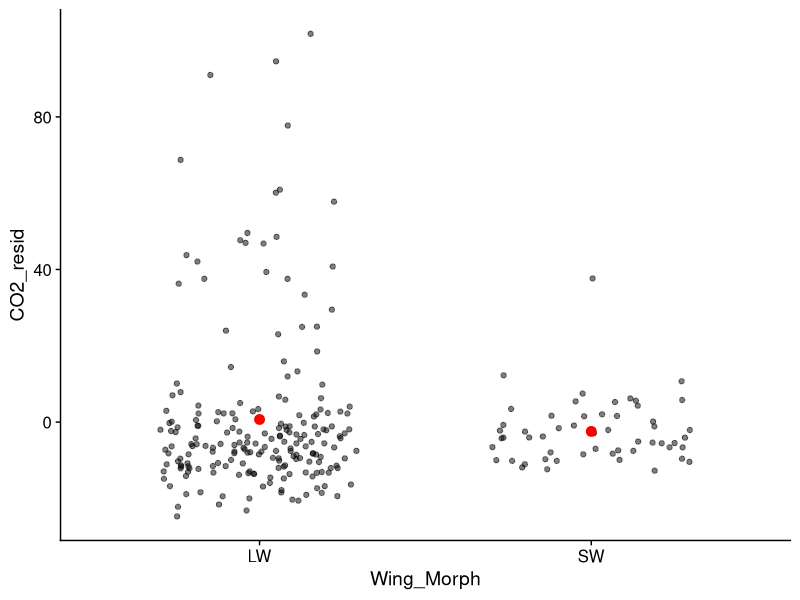
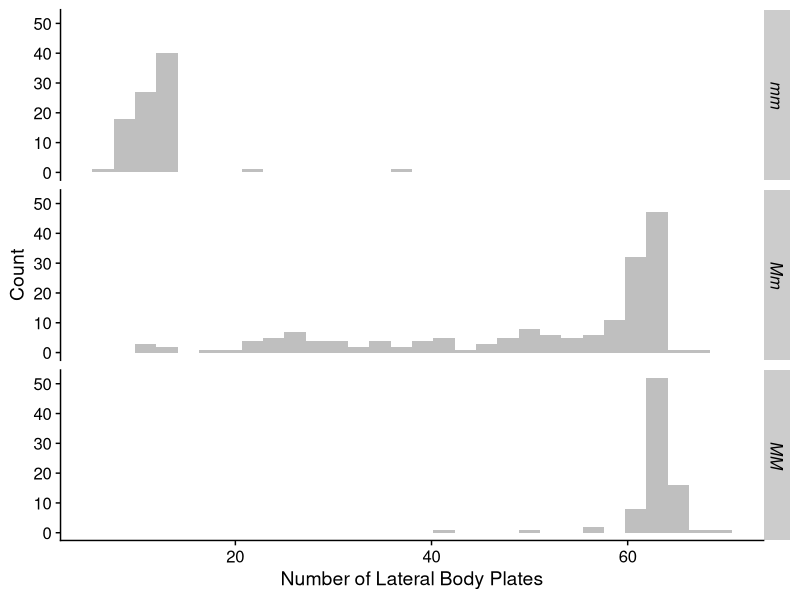
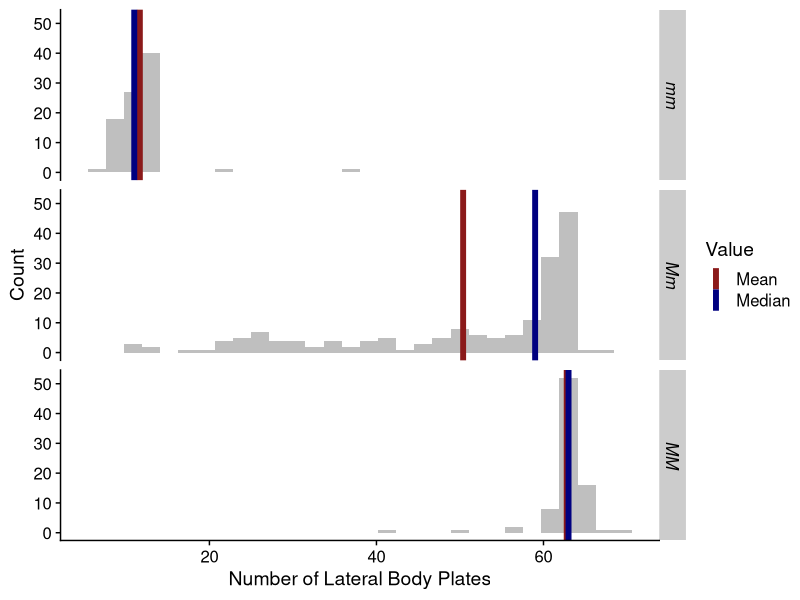
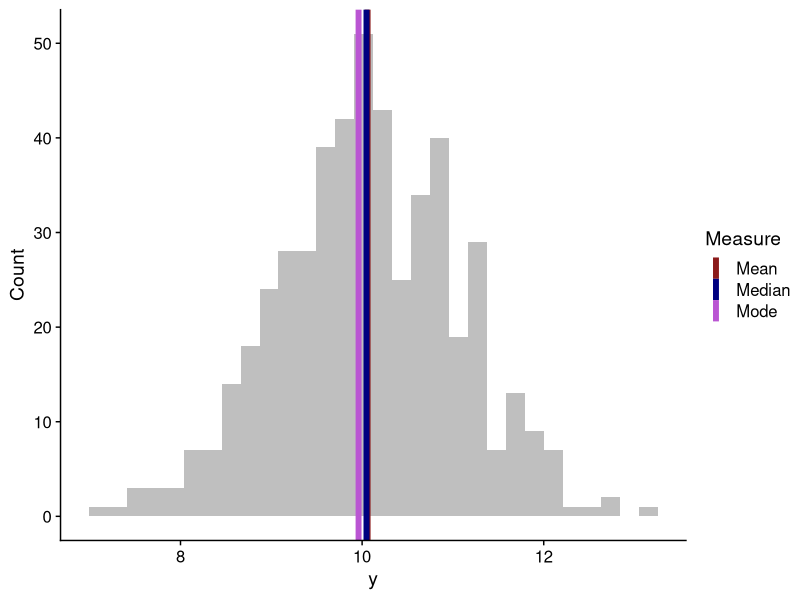
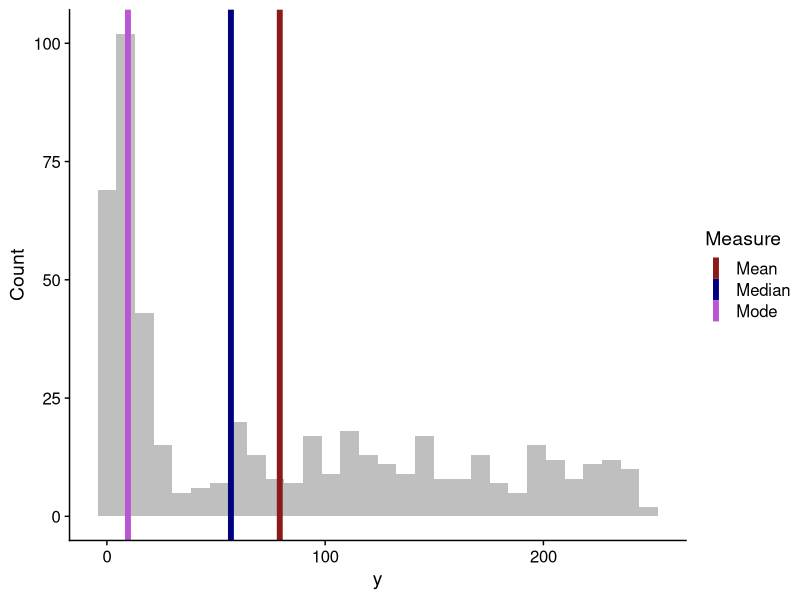
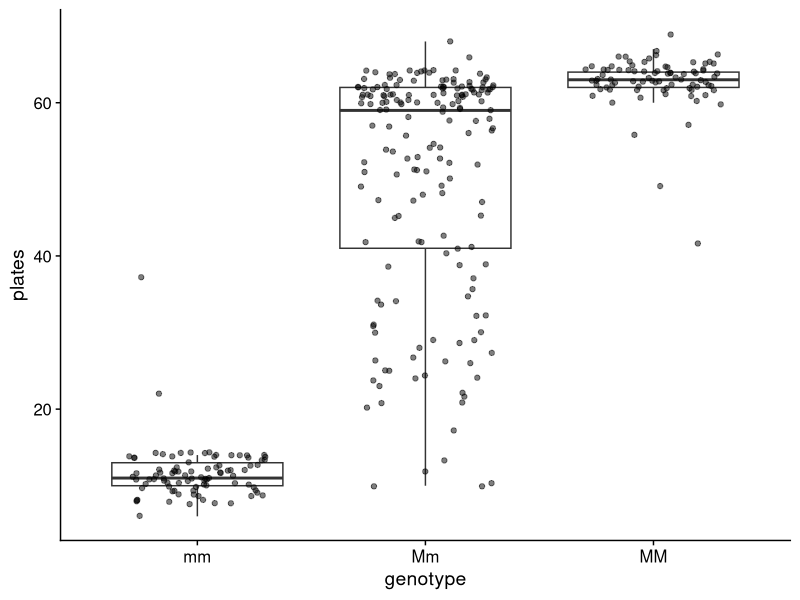
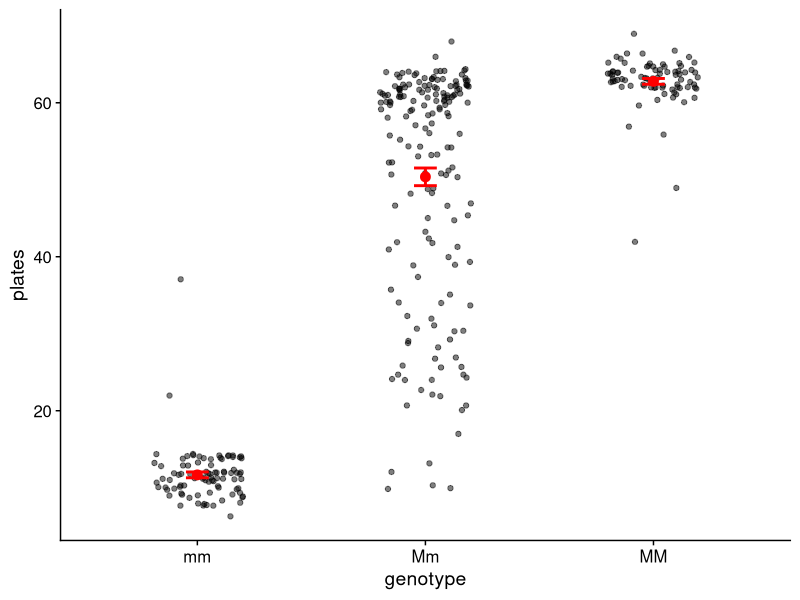

R code for these plots, in order:
## ---- chunk 1
#| label: setup
#| message: false
#| warning: false

library(tidyverse)
library(cowplot)

theme_set(theme_cowplot())
## ---- chunk 2

CD <- read_csv("../data/Cricket_Metabolic_MassCor.csv")
CD |>
  ggplot(aes(Wing_Morph, CO2_resid)) +
  geom_point(position = position_jitter(width = 0.3), alpha = 0.5) +
  stat_summary(fun = mean, geom = "point", size = 3, color = "red") 

## ---- chunk 3
#| echo: true

1:10
median(1:10)
quantile(1:10, prob = 0.5)
## ---- chunk 4
SticklebackPlates <- read_csv("../data/Stickleback_Plates.csv",
                              show_col_types = FALSE)
## ---- chunk 5
#| echo: true

glimpse(SticklebackPlates)
## ---- chunk 6
ggplot(SticklebackPlates, aes(x = plates)) +
  geom_histogram(bins = 30, fill = "gray75") +
  facet_grid(genotype ~ .) +
  labs(x = "Number of Lateral Body Plates", y = "Count") +
  theme(strip.text = element_text(face = "italic"))
## ---- chunk 7
#| echo: true

SticklebackPlates |> 
  summarize(mean_plate = mean(plates),
            median_plate = median(plates),
            .by = genotype)
## ---- chunk 8
M <- SticklebackPlates |> 
  group_by(genotype) |> 
  summarize(Mean = mean(plates),
            Median = median(plates),
            .groups = "drop") |> 
  gather(Value, x, -genotype)

ggplot(SticklebackPlates, aes(x = plates, group = genotype)) +
  geom_histogram(bins = 30, fill = "gray75") +
  geom_vline(data = M, aes(xintercept = x, color = Value),
             linewidth = 2) +
  scale_color_manual(values = c("firebrick4", "navyblue")) +
  facet_grid(genotype ~ .) +
  labs(x = "Number of Lateral Body Plates", y = "Count") +
  theme(strip.text = element_text(face = "italic"))
## ---- chunk 9
set.seed(3246788)

mode <- function(x) {
  dd <- density(x)
  dd$x[which.max(dd$y)]
}

DD <- tibble(y = rnorm(500, 10, 1))
DD_mmm <- DD |> 
  summarize(Mean = mean(y),
            Median = median(y),
            Mode = mode(y)) |> 
  pivot_longer(cols = everything())

ggplot() +
  geom_histogram(data = DD, aes(y), bins = 30, fill = "gray75") +
  geom_vline(data = DD_mmm, aes(xintercept = value, color = name),
             linewidth = 2) +
  scale_color_manual(name = "Measure", values = c("firebrick4", "navyblue", "mediumorchid")) +
  labs(y = "Count")

## ---- chunk 10
set.seed(3246788)

DD <- tibble(y = c(rlnorm(250, 2, 1), runif(250, 50, 250)))
DD_mmm <- DD |> 
  summarize(Mean = mean(y),
            Median = median(y),
            Mode = mode(y)) |> 
  pivot_longer(cols = everything())

ggplot() +
  geom_histogram(data = DD, aes(y), bins = 30, fill = "gray75") +
  geom_vline(data = DD_mmm, aes(xintercept = value, color = name),
             linewidth = 2) +
  scale_color_manual(name = "Measure", values = c("firebrick4", "navyblue", "mediumorchid")) +
  labs(y = "Count")

## ---- chunk 11
#| echo: true

xx <- rnorm(100000)
quantile(xx, 0.84)
quantile(xx, 0.975)
## ---- chunk 12
ggplot(SticklebackPlates, aes(x = genotype, y = plates)) +
  geom_boxplot(outlier.shape = NA) +
  geom_point(position = position_jitter(width = 0.3), alpha = 0.5)
## ---- chunk 13
#| echo: true


SticklebackPlates |>
  group_by(genotype) |>
  summarise(Mean = mean(plates),
            SD = sd(plates),
            CV = 100 * sd(plates) / mean(plates))

## ---- chunk 14
#| echo: true

SEM <- function(x) {sd(x) / sqrt(length(x))}

SticklebackPlates |> 
  group_by(genotype) |> 
  summarise(SEM_plates = SEM(plates))

## ---- chunk 15
#| echo: true
#| output-location: slide 

ggplot(SticklebackPlates, aes(x = genotype, y = plates)) +
  geom_point(position = position_jitter(width = 0.2, seed = 423479),
             alpha = 0.5) +
  stat_summary(fun = mean, geom = "point", size = 3, color = "red") + 
  stat_summary(fun.data = mean_se, geom = "errorbar", width = 0.1,
               color = "red", linewidth = 1)
